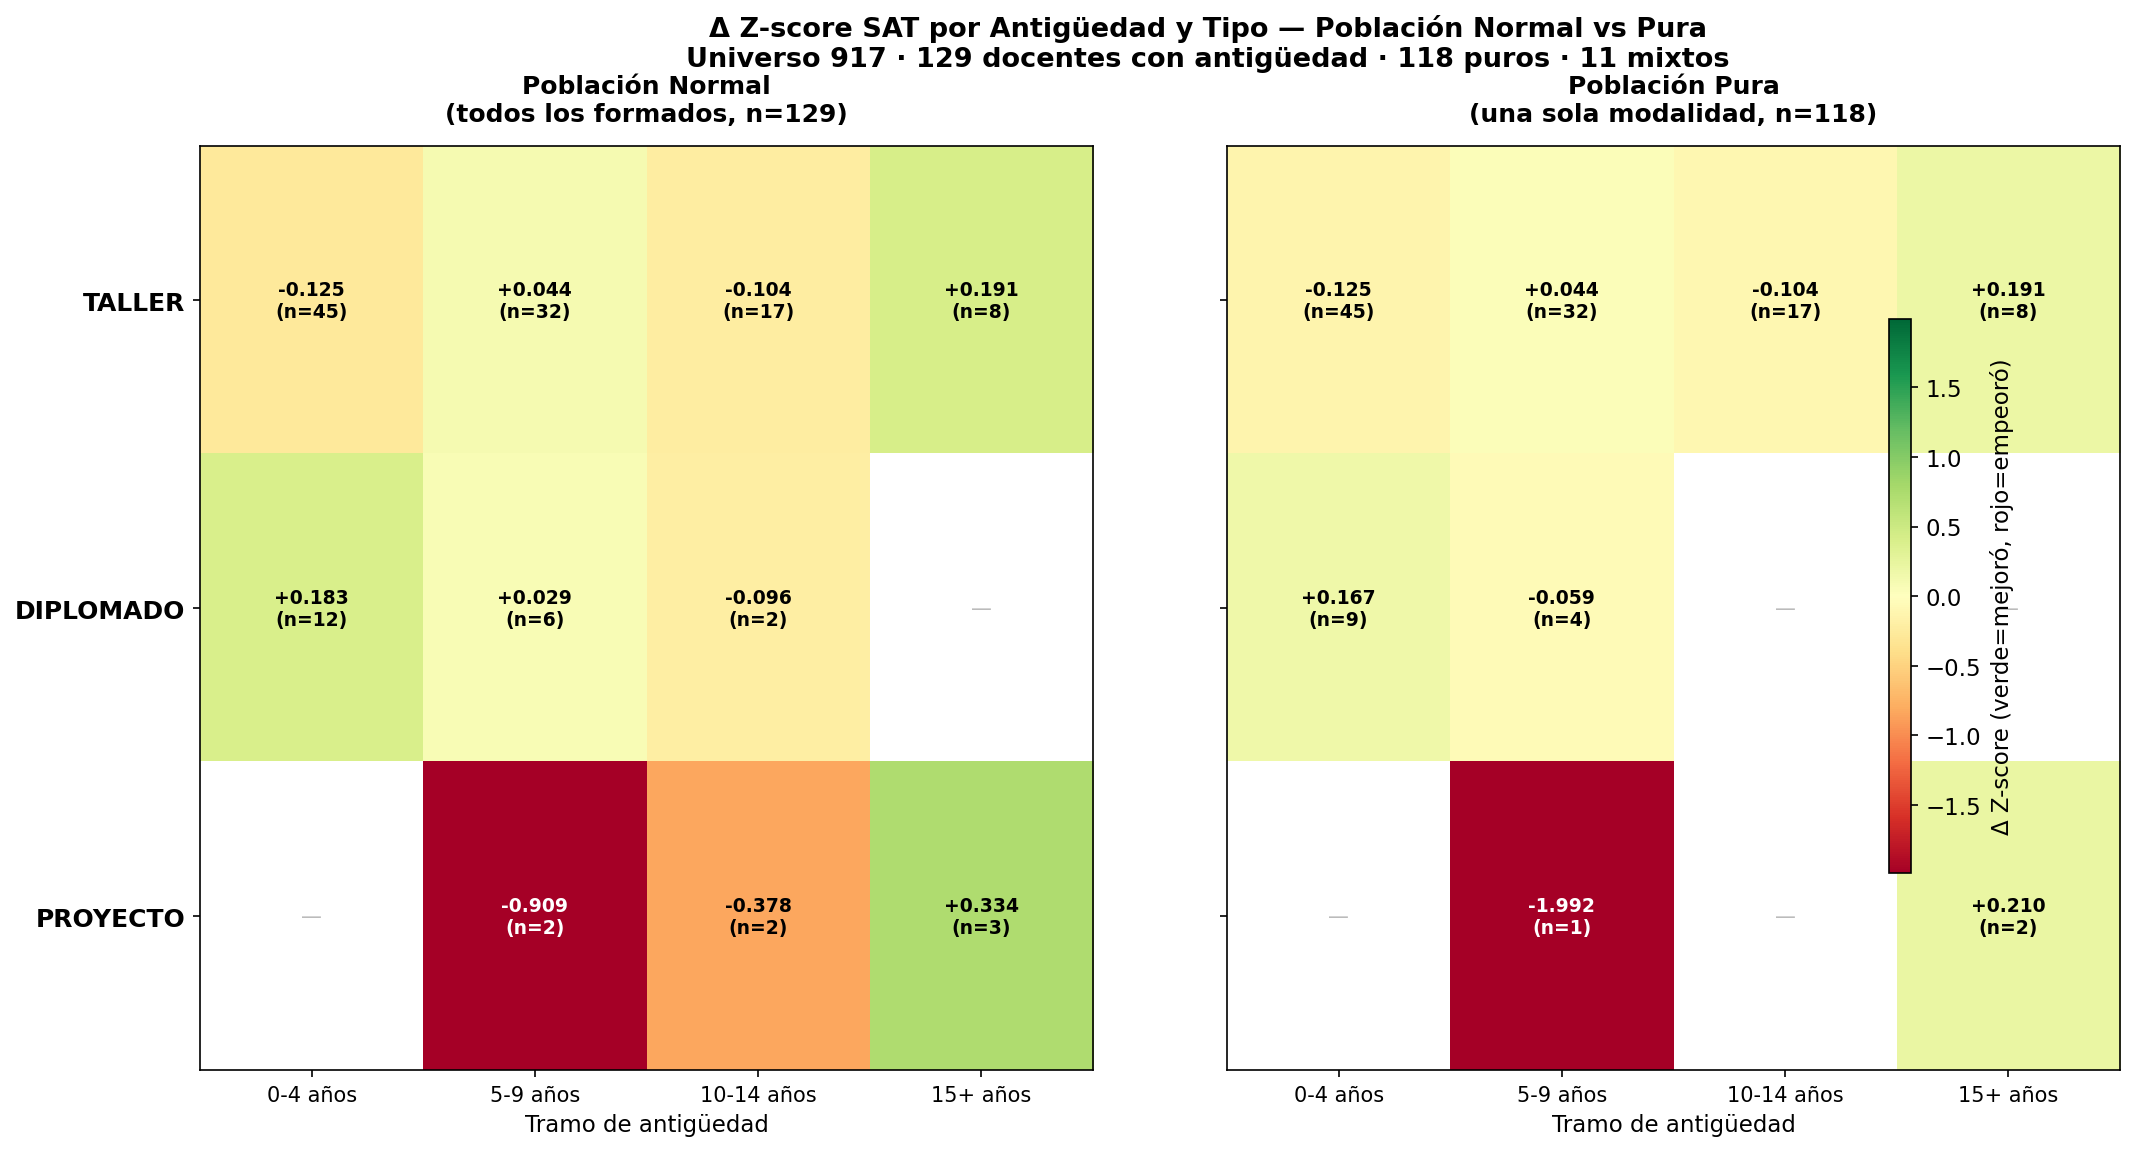

Write the Python code that produced this figure.
import sys; sys.stdout.reconfigure(encoding="utf-8")
import pandas as pd
import matplotlib.pyplot as plt
import matplotlib
import numpy as np
import os

BASE = os.path.dirname(__file__)
OUT  = os.path.join(BASE, "G3_contraste_antiguedad_918.png")

matplotlib.rcParams.update({"font.family": "DejaVu Sans", "font.size": 11})

df = pd.read_csv(os.path.join(BASE,"..","PROCESADO","p3_sat_zscore_918.csv"),
                 encoding="utf-8-sig")

df["es_puro"] = (
    ((df["n_taller"]>0)   & (df["n_diplomado"]==0) & (df["n_proyecto"]==0)) |
    ((df["n_diplomado"]>0) & (df["n_taller"]==0)   & (df["n_proyecto"]==0)) |
    ((df["n_proyecto"]>0)  & (df["n_taller"]==0)   & (df["n_diplomado"]==0))
)

def tipo_simple(row):
    if row["n_diplomado"]>0 and row["n_taller"]==0 and row["n_proyecto"]==0: return "DIPLOMADO"
    if row["n_taller"]>0 and row["n_diplomado"]==0 and row["n_proyecto"]==0: return "TALLER"
    if row["n_proyecto"]>0 and row["n_taller"]==0 and row["n_diplomado"]==0: return "PROYECTO"
    return "MIXTO"
df["tipo_puro"] = df.apply(tipo_simple, axis=1)

def tipo_normal(row):
    if row["n_diplomado"]>0: return "DIPLOMADO"
    if row["n_proyecto"]>0:  return "PROYECTO"
    return "TALLER"
df["tipo_normal"] = df.apply(tipo_normal, axis=1)

TIPOS   = ["TALLER","DIPLOMADO","PROYECTO"]
COLORES = {"TALLER":"#1976D2","DIPLOMADO":"#388E3C","PROYECTO":"#E65100"}
ORD_ANT = ["0-4","5-9","10-14","15+"]

REMAP = {"15-19":"15+","20-24":"15+","25-29":"15+","30+":"15+"}
df["tramo_ant"] = df["tramo_antiguedad"].replace(REMAP)

# Filtrar sin antigüedad
df_ant = df[df["tramo_ant"].isin(ORD_ANT)].copy()

n_total = len(df_ant)
n_puro  = df_ant["es_puro"].sum()
n_mixto = (~df_ant["es_puro"]).sum()

# ── Cascada ───────────────────────────────────────────────────────────────────
print("=" * 65)
print("  G3 CONTRASTE — Δ Z-score × Antigüedad: Normal vs Puro")
print("=" * 65)
for version, subset in [("Normal (todos)", df_ant), ("Puro", df_ant[df_ant["es_puro"]])]:
    print(f"\n  {version}:")
    for tipo in TIPOS:
        if version == "Puro":
            sub = subset[subset["tipo_puro"]==tipo]
        else:
            sub = subset[subset["tipo_normal"]==tipo]
        for a in ORD_ANT:
            s = sub[sub["tramo_ant"]==a]
            if len(s)>0:
                print(f"    {tipo:10} {a:5}: n={len(s):2d} | Δz={s['delta_z'].mean():+.3f}")
print("=" * 65)

# ── Figura: dos heatmaps lado a lado ─────────────────────────────────────────
fig, (ax1, ax2) = plt.subplots(1, 2, figsize=(16, 8), sharey=True)
fig.suptitle(
    "Δ Z-score SAT por Antigüedad y Tipo — Población Normal vs Pura\n"
    f"Universo 917 · {n_total} docentes con antigüedad · {n_puro} puros · {n_mixto} mixtos",
    fontsize=13, fontweight="bold")

def make_heatmap(ax, subset, tipo_col, titulo, tipos=TIPOS):
    matrix = np.full((len(tipos), len(ORD_ANT)), np.nan)
    n_matrix = np.full((len(tipos), len(ORD_ANT)), 0)
    for i, tipo in enumerate(tipos):
        for j, a in enumerate(ORD_ANT):
            sub = subset[(subset[tipo_col]==tipo) & (subset["tramo_ant"]==a)]
            if len(sub) >= 1:
                matrix[i,j] = sub["delta_z"].mean()
                n_matrix[i,j] = len(sub)

    vmax = max(0.4, np.nanmax(np.abs(matrix[np.isfinite(matrix)]))) if np.any(np.isfinite(matrix)) else 0.5
    im = ax.imshow(matrix, cmap="RdYlGn", aspect="auto", vmin=-vmax, vmax=vmax)

    for i in range(len(tipos)):
        for j in range(len(ORD_ANT)):
            n = int(n_matrix[i,j])
            v = matrix[i,j]
            if n > 0 and not np.isnan(v):
                color = "white" if abs(v) > vmax*0.6 else "black"
                ax.text(j, i, f"{v:+.3f}\n(n={n})", ha="center", va="center",
                        fontsize=9, fontweight="bold", color=color)
            else:
                ax.text(j, i, "—", ha="center", va="center",
                        fontsize=10, color="#BBBBBB")

    ax.set_xticks(range(len(ORD_ANT)))
    ax.set_xticklabels([f"{a} años" for a in ORD_ANT], fontsize=10)
    ax.set_yticks(range(len(tipos)))
    ax.set_yticklabels(tipos, fontsize=12, fontweight="bold")
    ax.set_xlabel("Tramo de antigüedad")
    ax.set_title(titulo, pad=12, fontsize=12, fontweight="bold")
    return im

im1 = make_heatmap(ax1, df_ant, "tipo_normal",
                   f"Población Normal\n(todos los formados, n={n_total})")
im2 = make_heatmap(ax2, df_ant[df_ant["es_puro"]], "tipo_puro",
                   f"Población Pura\n(una sola modalidad, n={n_puro})")

cbar = fig.colorbar(im2, ax=[ax1, ax2], label="Δ Z-score (verde=mejoró, rojo=empeoró)",
                    shrink=0.6, pad=0.03, aspect=25)

plt.subplots_adjust(top=0.87, bottom=0.10, left=0.08, right=0.88, wspace=0.15)
plt.savefig(OUT, dpi=150, bbox_inches="tight")
plt.close()
print(f"\nGuardado: {OUT}")
